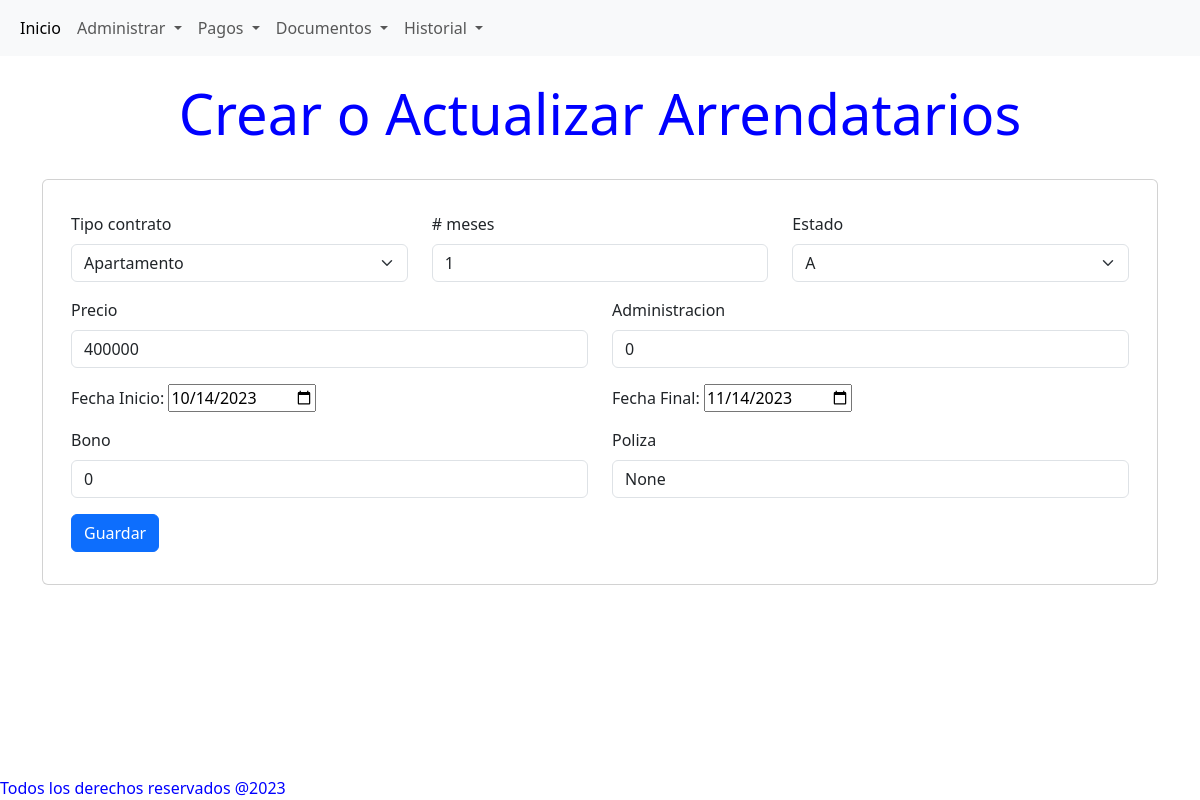
Screenshot of /contrato/edit/1 with the database file from the repository.
### models/ContratosModel.py (models this page shows)
class Contrato(db.Model):
    id              = db.Column(db.Integer, primary_key = True)
    contractType     = db.Column(db.String(15), nullable=False)
    precio          = db.Column(db.Integer, nullable=False)
    administracion  = db.Column(db.Integer, nullable=False)
    startDate       = db.Column(db.DateTime, nullable=False)
    endDate         = db.Column(db.DateTime, nullable=True)
    months          = db.Column(db.Integer, nullable=False)
    bono            = db.Column(db.Integer, nullable=False)
    poliza          = db.Column(db.String(50), nullable=False)
    estado          = db.Column(db.String(1), nullable=False)
    inmueble_id = db.Column(db.Integer, db.ForeignKey('inmueble.id'))
    inmueble        = db.relationship('Inmueble', back_populates='contratos')
    arrendador_id = db.Column(db.Integer, db.ForeignKey('arrendador.id'))
    arrendador = db.relationship('Arrendador', back_populates='contratos')
    arrendatarios = db.relationship('Arrendatario', secondary='contrato_arrendatario', back_populates='contratos')
    parqueaderos = db.relationship('Parqueadero', secondary='contrato_parqueadero', back_populates='contratos')
    elementos_contrato = db.relationship('ElementoContrato', back_populates='contrato')
    pagos = db.relationship('Pagos', secondary='contrato_pagos', back_populates='contratos', lazy='dynamic')

### routes/contrato.py (the view)
@contrato_bp.route('/edit/<int:item_id>', methods =['GET','POST'])
def edit_contrato(item_id):
   try:
        contrato = Contrato.query.filter_by(id=int(item_id)).one()
        return displayForm(contrato,item_id)
   except :
        return render_template('not_found.html')

### routes/contrato.py (called while the page is built)
def displayForm(contrato = None, edit_id = 'new'):
    if contrato is None:
        contrato = Contrato()
    rentalType = tipoAlquilerList
    estados = estadoList
    return render_template('contrato/formContrato.html',
                           edit_id = edit_id,
                           contrato = contrato,
                           rentalType = rentalType,
                           estados = estados,
                           )

### templates/contrato/formContrato.html (shortened to what this page needs)
{% extends 'base.html' %}
{% block content %}
<h1 class="display-4 text-center mt-4"> Crear o Actualizar Arrendatarios</h1>
<br>
<div class="container">
    <div class="card">
        <div class="card-body">
            <form method="post" action="{{ url_for('contrato.update_contrato', edit_id =edit_id) }}">
                <div class="container">
                    <div class=" row my-3">
                        <div class="col form-group">
                            <label for="contractType"class="form-label">Tipo contrato</label>
                            <select class="form-select" id="contractType" name="contractType" aria-describedby="contractType">
                            {% for item in rentalType %}
                                <option value="{{  item  }}" {% if contrato.contractType == item %} selected {% endif %}>
                                    {{  item  }}
                                </option>
                            {% endfor %}
                            </select>
                        </div>
                        <div class="col">
                            <label for="months" class="form-label"># meses</label>
                            <input type="number" class="form-control" name="months" value= {{ contrato.months }} id="months" aria-describedby="months" required>
                        </div>
                        <div class="col form-group">
                            <label for="estado" class="form-label">Estado</label>
                            <select class="form-select" id="estado" name="estado" aria-describedby="estado">
                                {% for estado in estados %}
                                <option value="{{  estado  }}" {% if contrato.estado == estado %} selected {% endif %}>
                                    {{  estado  }}
                                </option>
                                {% endfor %}
                            </select>
                        </div>
                    </div>
                    <div class=" row my-3">
                        <div class="col">
                            <label for="precio" class="form-label">Precio</label>
                            <input type="number" class="form-control" id="precio" name="precio" value= {{ contrato.precio }} aria-describedby="precio" required>
                        </div>
                        <div class="col">
                            <label for="administracion" class="form-label">Administracion</label>
                            <input type="number" class="form-control" id="administracion" name="administracion" value= {{ contrato.administracion }} aria-describedby="administracion" required>
                        </div>
                    </div>
                    <div class=" row my-3">
                        <div class="col">
                            <label for="startDate">Fecha Inicio:</label>
                            <input type="date" name="startDate" value= {{ contrato.startDate |default('')  }} required>
                        </div>
                        <div class="col">
                            <label for="endDate">Fecha Final:</label>
                            <input type="date" name="endDate" value= {{ contrato.endDate |default('')  }} >
                        </div>
                    </div>
                    <div class="row my-3">
                        <div class="col">
                            <label for="bono" class="form-label">Bono</label>
                            <input type="number" class="form-control" id="bono" name="bono" value= {{ contrato.bono }} aria-describedby="bono" required>
                        </div>
                        <div class="col">
                            <label for="poliza" class="form-label">Poliza</label>
                            <input type="text" class="form-control" id="poliza"  name="poliza"  value= {{ contrato.poliza |replace(' ', '&nbsp;') | safe }} aria-describedby="poliza" maxlength="50" required>
                        </div>
                    </div>
                    <div class="row my-3">
                        <div class="col">
                            <button type="submit" class="btn btn-primary" >Guardar</button>
                        </div>
                    </div>
                </div>
                </div>
        </div>
    </div>
{% endblock %}

### static/main.css (style rules this page uses)
body { color:blue; }

### rows the page displays
Contrato: contractType "Apartamento", months "1", estado "A", precio "400000", administracion "0", bono "0", poliza "None"
